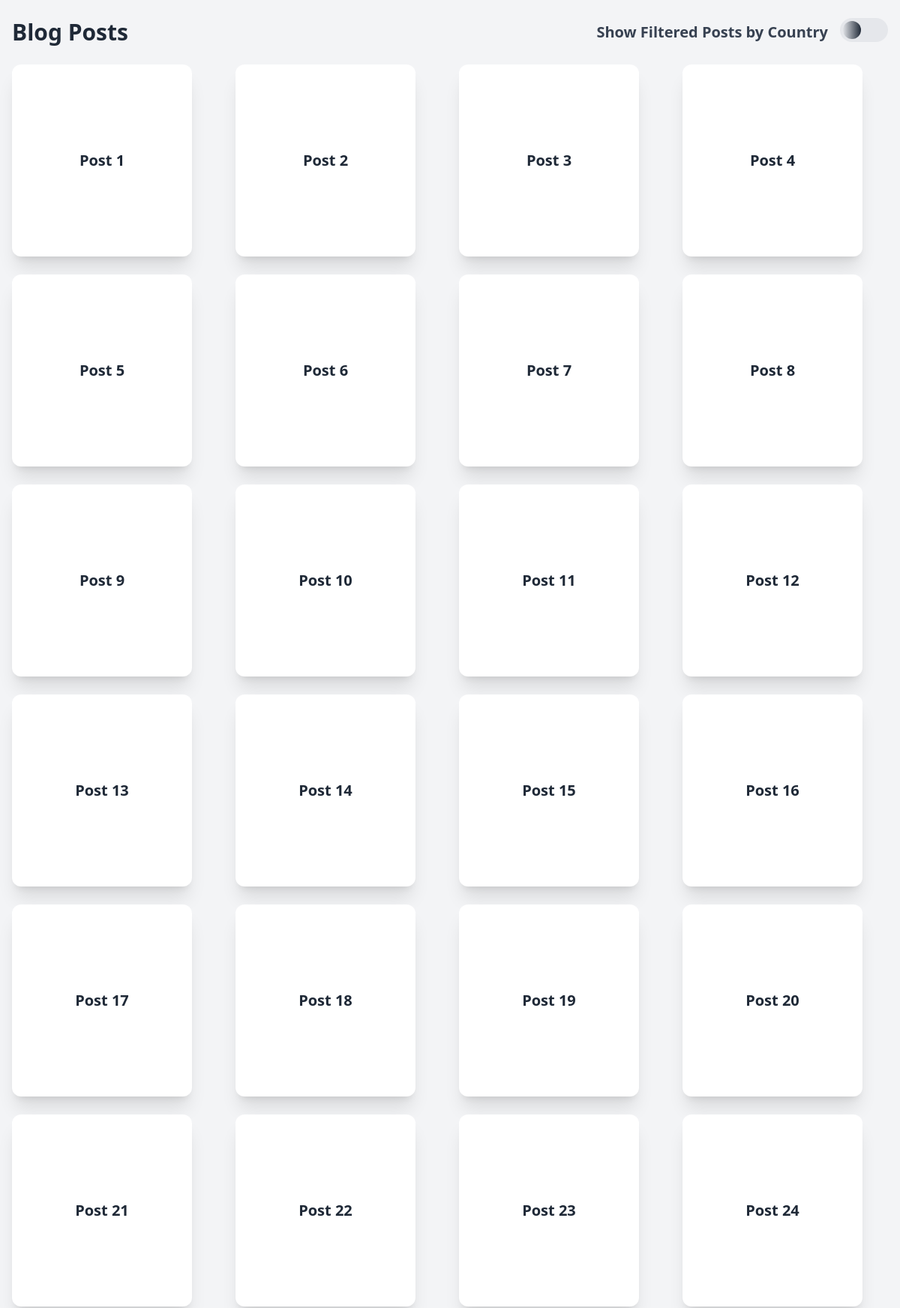
The page / (upper part) on the database its author committed.
### blog/models.py (models this page shows, shortened)
class BlogPost(models.Model):
    title = models.CharField(max_length=255)
    content = models.TextField()
    country = models.CharField(max_length=100, blank=True, null=True)
    created_at = models.DateTimeField(auto_now_add=True)

### blog/views.py (the view)
# urls.py: path('', views.post_list, name='post_list'),
def post_list(request):
    client_country = get_user_country(request)
    posts = BlogPost.objects.all()
    filtered_posts=BlogPost.objects.filter(country=client_country)
    context={
        'posts':posts,
        'filtered_posts':filtered_posts,
        'country':client_country
    }
    return render(request, 'blog/post_list.html',context )

### blog/utils.py (called while the page is built, shortened)
def get_client_ip(request):
    return request.META.get('HTTP_X_FORWARDED_FOR', '').split(',')[0] or request.META.get('REMOTE_ADDR')

def get_public_ip():
    try:
        response = requests.get('https://api64.ipify.org?format=json', timeout=5)
        response.raise_for_status()
        return response.json().get('ip')
    except requests.RequestException as e:
        print(f"Error fetching public IP: {e}")
        return None

def get_user_country(request):
    ip = get_client_ip(request)
    if ip in {'127.0.0.1', '::1'}:
        ip = get_public_ip()
    if not ip:
        return 'Unknown'

### blog/templates/blog/post_list.html (shortened to what this page needs)
<!DOCTYPE html>
<html lang="en">
<head>
    <script src="https://cdn.tailwindcss.com"></script>
</head>
<body class="bg-gray-100 font-sans leading-normal tracking-normal">
    <div class="max-w-7xl mx-auto px-4 py-6">
        <div class="flex justify-between items-center mb-6">
            <h1 class="text-3xl font-bold text-gray-800">Blog Posts</h1>
            <div class="flex items-center">
                <span id="toggle-label" class="text-xl font-semibold text-gray-700 mr-4">Show Filtered Posts by Country</span>
                <label for="toggle-checkbox" class="cursor-pointer">
                    <input
                        id="toggle-checkbox"
                        type="checkbox"
                        class="appearance-none w-[4em] h-[2em] bg-gradient-to-r from-gray-200 via-gray-200 to-gray-800 bg-[length:205%] bg-left rounded-full relative cursor-pointer transition-all duration-400
                        before:content-[''] before:absolute before:w-[1.5em] before:h-[1.5em] before:top-[0.25em] before:left-[0.25em]
                        before:bg-gradient-to-r before:from-gray-200 before:via-gray-200 before:to-gray-800 before:bg-[length:205%]
                        before:bg-right before:rounded-full before:transition-all before:duration-400
                        checked:bg-right checked:bg-[length:205%]
                        checked:before:left-[calc(100%-1.5em-0.25em)] checked:before:bg-left"
                        onchange="togglePosts()"
                    />
                </label>
            </div>
        </div>
        <div id="all-posts" class="grid grid-cols-1 sm:grid-cols-2 md:grid-cols-3 lg:grid-cols-4 gap-6">
            {% for post in posts %}
            <div class="relative w-60 h-64 bg-white shadow-xl rounded-xl overflow-hidden group transition-all duration-300 hover:scale-105">
                <div class="absolute inset-0 flex items-center justify-center transition-opacity duration-300 group-hover:opacity-0">
                    <h2 class="text-xl font-bold text-gray-800">{{ post.title }}</h2>
                </div>
            </div>
            {% endfor %}
        </div>
    </div>
</body>
</html>

### rows shown on the page
BlogPost: title "Post 1"
BlogPost: title "Post 2"
BlogPost: title "Post 3"
BlogPost: title "Post 4"
BlogPost: title "Post 5"
BlogPost: title "Post 6"
BlogPost: title "Post 7"
BlogPost: title "Post 8"
BlogPost: title "Post 9"
BlogPost: title "Post 10"
BlogPost: title "Post 11"
BlogPost: title "Post 12"
BlogPost: title "Post 13"
BlogPost: title "Post 14"
BlogPost: title "Post 15"
BlogPost: title "Post 16"
BlogPost: title "Post 17"
BlogPost: title "Post 18"
BlogPost: title "Post 19"
BlogPost: title "Post 20"
BlogPost: title "Post 21"
BlogPost: title "Post 22"
BlogPost: title "Post 23"
BlogPost: title "Post 24"
